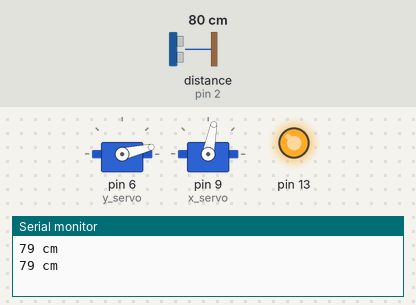
The sketch below on a simulated Arduino Uno, built with avr-gcc and run on an emulated ATmega328P. Shown: 2 × servo, output pins drawn as LEDs (lit = HIGH), the last lines printed to the serial monitor. Wiring (inferred from the names in the program): ultrasonic range finder: trigger pin 4; echo pin 2. The test bench sets the inputs (shaded band); at power-on: distance to the obstacle (sensor on pin 2) 80 cm. The echo pulse lasts 58.3 µs per cm; random numbers use the default seed unless the sketch sets one; pins used as bus, display or sensor lines are not drawn.

Above: at 1.2 s.
1.3 s: distance to the obstacle (sensor on pin 2) set to 2 cm
At 2.67 s:
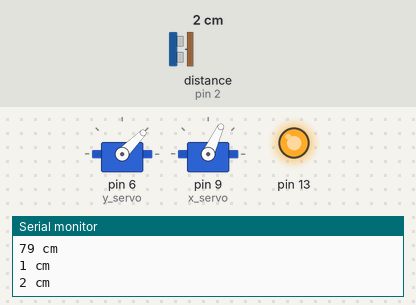
4.8 s: distance to the obstacle (sensor on pin 2) set to 60 cm
At 5.8 s:
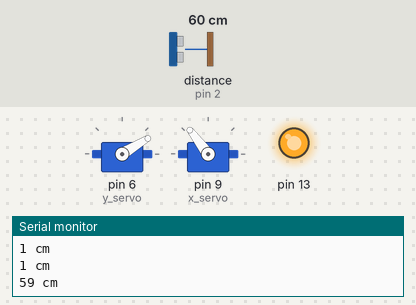
8.3 s: distance to the obstacle (sensor on pin 2) set to 18 cm
At 9.38 s:
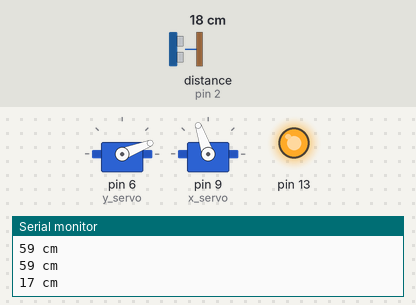
11.8 s: distance to the obstacle (sensor on pin 2) set to 4 cm
Timing chart, 0 to 55.0 s (numbered marks = the images above; inputs shaded):
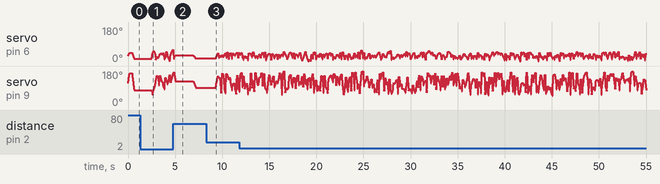

The sketch:

lazerCat.ino
```cpp
#include <Servo.h>

/* YOU CAN CUSTOM THESE VARIABLES IF YOU WANT TO ALTER THE TOWER BEHAVIOUR
echo 2
trig 4
tilt 6
pan 9
lazer 13
balloon 27
*/

// X servo angle will stay in [min_x, max_x] range
// Y servo angle will stay in [min_y, max_y] range
// to be ajsuted to the size of your living room
#define trigPin 4
#define echoPin 2
float min_x = 50;
float max_x = 180;
float min_y = 0;
float max_y = 55;
int min_freeze = 200;
int max_freeze = 3000;
float minimal_movement = 5;

/* YOU SHOULD NOT HAVE TO MODIFY THE CODE BELOW THIS LINE */

// finding center of square for starting point
int random_delay;
float x_position = min_x + (max_x - min_x)/2;
float y_position = min_y + (max_y - min_y)/2;
float x_old_position = x_position;
float y_old_position = y_position;
float x_new_position;
float y_new_position;
float x_speed;
float y_speed;
int movement_time;

// Instantiating two servos
Servo x_servo;
Servo y_servo;
int pos = 0;

void setup() {
  Serial.begin (9600);
  pinMode(trigPin, OUTPUT);
  pinMode(echoPin, INPUT);
  y_servo.attach(6);  // attaches the y servo on pin 6 to the servo object
  x_servo.attach(9);  // attaches the x servo on pin 9 to the servo object
  pinMode (13, OUTPUT);
  digitalWrite (13, HIGH);  // switch on  the laser

  //Place the servos in the center at the beginning
  y_servo.write(y_position);
  x_servo.write(x_position);

}

void loop() {
  long duration, distance;
  digitalWrite(trigPin, LOW);
  delayMicroseconds(2);
  digitalWrite(trigPin, HIGH);
  delayMicroseconds(10);
  digitalWrite(trigPin, LOW);
  duration = pulseIn(echoPin, HIGH);
  distance = (duration/2) / 29.1;
  movement_time = random(10,40);
  random_delay = random(min_freeze, max_freeze);
  x_new_position = random(min_x+minimal_movement, max_x-minimal_movement);
  y_new_position = random(min_y+minimal_movement, max_y-minimal_movement);

  Serial.print(distance);
  Serial.println(" cm");
  if (distance <= 0 || distance <= 50)
  {
    if( (y_new_position > y_old_position) && (abs(y_new_position - y_old_position) < 5 )) {
    y_new_position = y_new_position + 10;
  }  else if ( (y_new_position < y_old_position) && (abs(y_new_position - y_old_position) < 5 )) {
    y_new_position = y_new_position - 10;
  }

  if( (x_new_position > x_old_position) && (abs(x_new_position - x_old_position) < 5 )) {
    x_new_position = x_new_position + 10;
  }  else if ( (x_new_position < x_old_position) && (abs(x_new_position - x_old_position) < 5 )) {
    x_new_position = x_new_position - 10;
  }

  x_speed = (x_new_position - x_old_position)/10;
  y_speed = (y_new_position - y_old_position)/10;
  for (pos = 0; pos < 10; pos += 1) {
      x_position = x_position + x_speed;
      y_position = y_position + y_speed;
      x_servo.write(x_position);
      y_servo.write(y_position);
    delay(10);
  }
  x_old_position = x_new_position;
  y_old_position = y_new_position;
  delay(10);
  } else {

  if( (y_new_position > y_old_position) && (abs(y_new_position - y_old_position) < 5 )) {
    y_new_position = y_new_position + minimal_movement;
  }  else if ( (y_new_position < y_old_position) && (abs(y_new_position - y_old_position) < 5 )) {
    y_new_position = y_new_position - minimal_movement;
  }

  if( (x_new_position > x_old_position) && (abs(x_new_position - x_old_position) < 5 )) {
    x_new_position = x_new_position + minimal_movement;
  }  else if ( (x_new_position < x_old_position) && (abs(x_new_position - x_old_position) < 5 )) {
    x_new_position = x_new_position - minimal_movement;
  }

  x_speed = (x_new_position - x_old_position)/movement_time;
  y_speed = (y_new_position - y_old_position)/movement_time;
  for (pos = 0; pos < movement_time; pos += 1) {
      x_position = x_position + x_speed;
      y_position = y_position + y_speed;
      x_servo.write(x_position);
      y_servo.write(y_position);
    delay(10);
  }
  x_old_position = x_new_position;
  y_old_position = y_new_position;
  delay(random_delay);
  }
}
```
